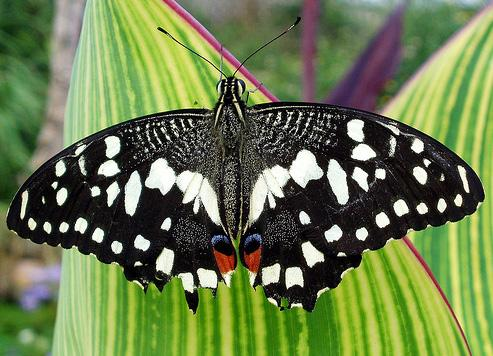
#> input picture dataset/butterfly.jpg, 493 x 356 px, found by its file name
$ python Laplacian.py
#> lines starting #> are read from the running program, lines starting #| are printed output that depends on the picture
import cv2
import numpy as np

img = cv2.imread("dataset/butterfly.jpg")
#> img is the input picture: shape (356, 493, 3); mean B, G, R 77.2, 123.6, 107

sharpen = np.array([[0,-1,0],
              [-1,5,-1],
              [0,-1, 0]])
res = cv2.filter2D(img,0,sharpen)
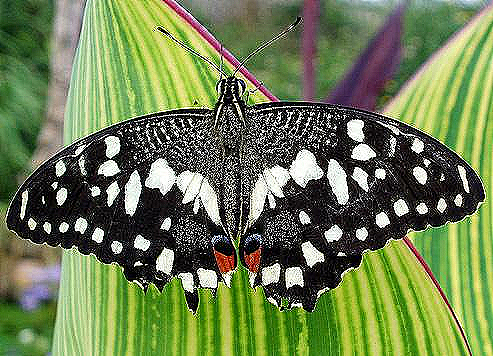
#> res: shape (356, 493, 3); mean B, G, R 82, 127, 110.5

ker = [[0,1,0],
    [1,-4,1],
    [0,1,0]]

resul = cv2.filter2D(np.uint8(res),0,np.uint8(ker))
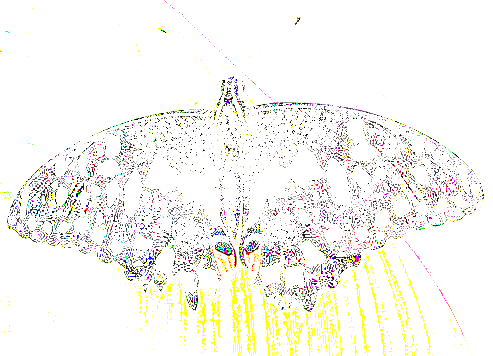
#> resul: shape (356, 493, 3); mean B, G, R 240.3, 245.5, 246.4
result = cv2.Laplacian(resul,0,ksize=3)
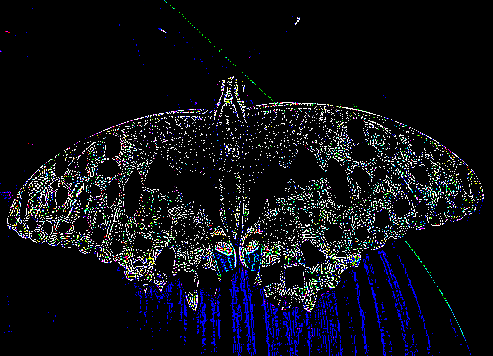
#> result: shape (356, 493, 3); mean B, G, R 21.4, 15.3, 14.1
print(result)
#> (printed output is left out)
cv2.imshow("Original",img)
cv2.imshow("Result",result)
cv2.waitKey(0)
cv2.destroyAllWindows()

$ run again, with dataset/2.jpg copied over dataset/butterfly.jpg
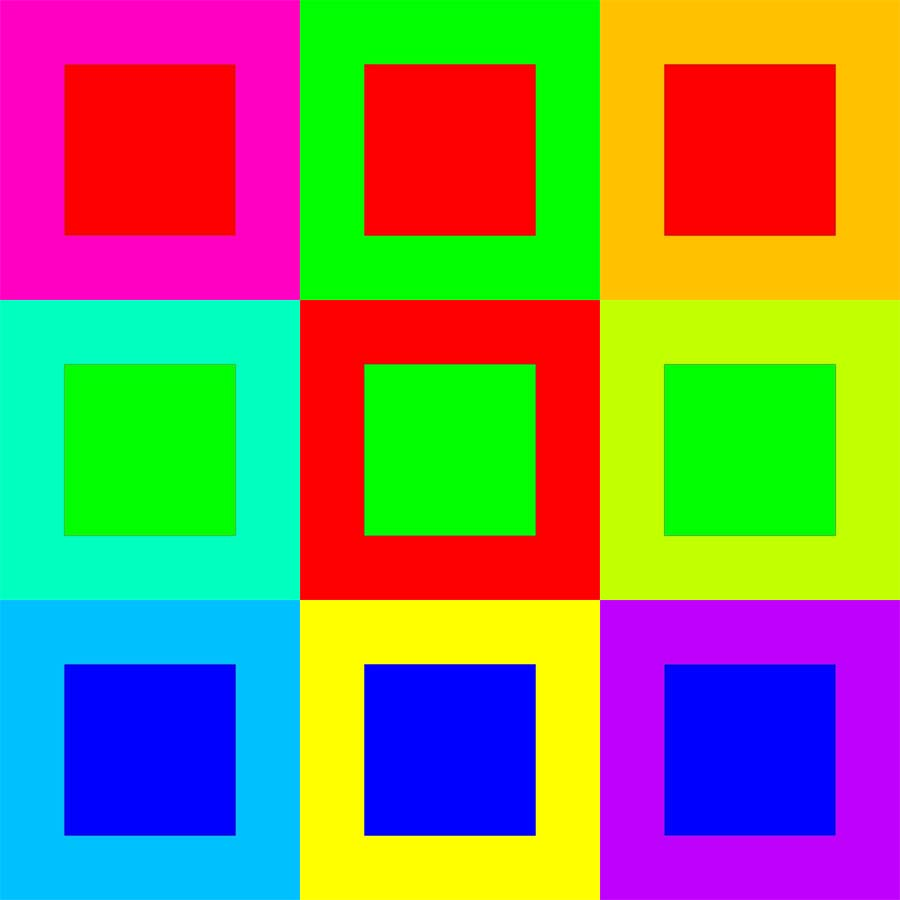
#> input picture dataset/2.jpg, 900 x 900 px, found by its file name
#> img is the input picture: shape (900, 900, 3); mean B, G, R 95.4, 132.9, 133.2
#> `resul = cv2.filter2D(np.uint8(res),0,np.uint8(ker))`:
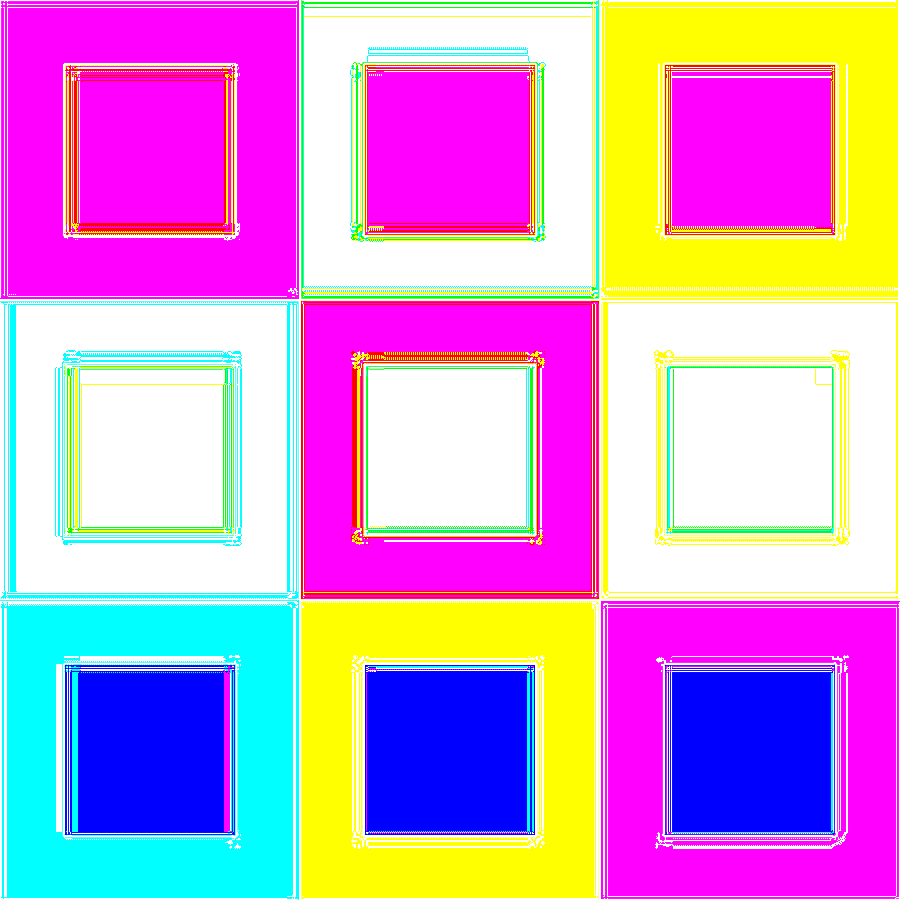
#> resul: shape (900, 900, 3); mean B, G, R 208.4, 152.3, 205.6
#> `result = cv2.Laplacian(resul,0,ksize=3)`:
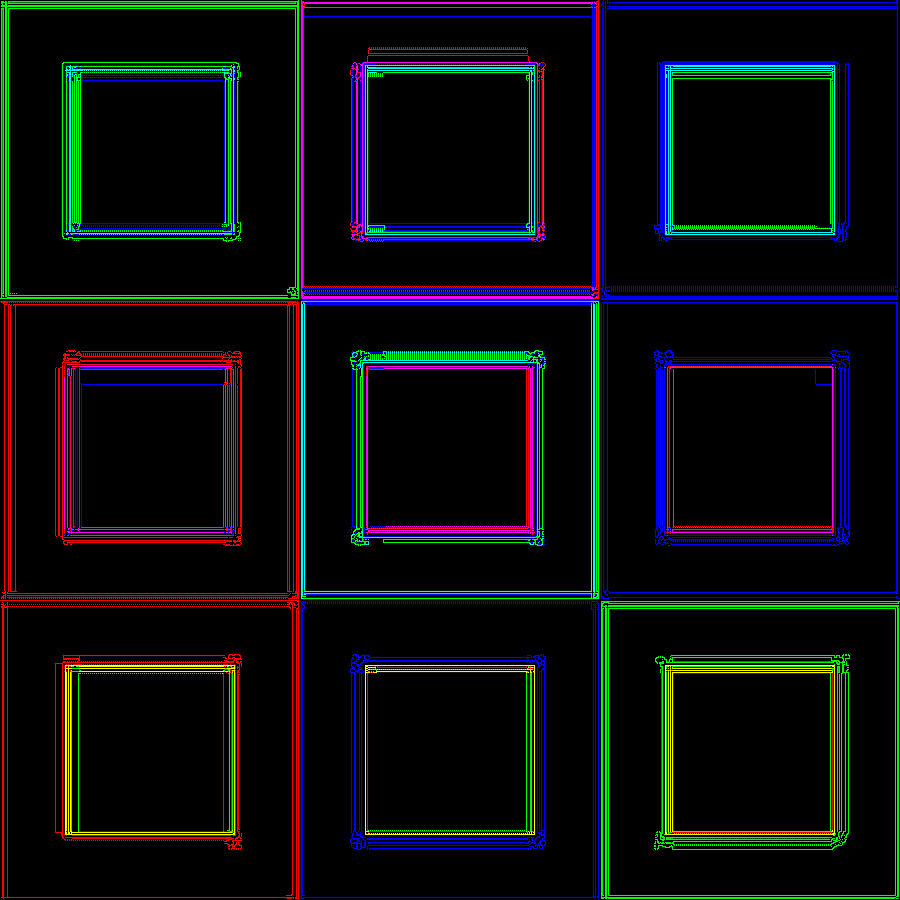
#> result: shape (900, 900, 3); mean B, G, R 14.9, 11.1, 9.9
#> (printed output is left out)
